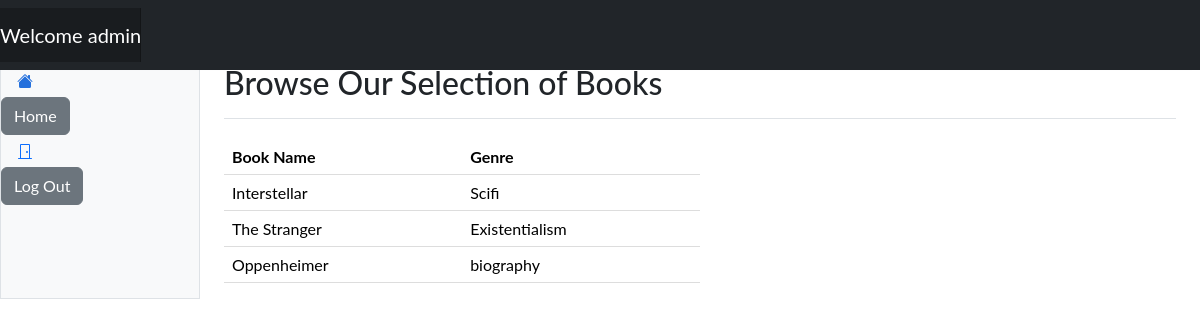
The page /browse/ (signed in) on the database its author committed.
### website/settings/roles.py (models this page shows, shortened)
class User(db.Model, UserMixin):
    id = db.Column(db.Integer, primary_key=True)
    deleted = db.relationship('delete_roles', backref='Admin', foreign_keys='delete_roles.admin_id', uselist=False)
    role = db.Column(db.String(20), nullable=False)
    username = db.Column(db.String(20), nullable=False)
    password = db.Column(db.String(20), nullable=False)

class data_book(db.Model):
    id = db.Column(db.Integer, primary_key=True)
    book_title = db.Column(db.String(20),nullable=False)
    book_genre = db.Column(db.String(20), nullable=False)

### website/routes.py (the view)
@app.route('/browse/', methods=['POST', 'GET'])
def browse():
    books = data_book.query.all()
    return render_template('browse.html', user=current_user, books=books)

### website/routes.py (called while the page is built)
@app.before_request
def create_db():
    db.create_all()

### website/templates/browse.html (shortened to what this page needs)
{% extends "base.html"%}
{% block content %}
<html lang="en" data-bs-theme="auto">
  <head><script src="../assets/js/color-modes.js"></script>
    <link rel="stylesheet" href="https://cdn.jsdelivr.net/npm/@docsearch/css@3">
<link href="../assets/dist/css/bootstrap.min.css" rel="stylesheet">
<header class="navbar sticky-top bg-dark flex-md-nowrap p-0 shadow" data-bs-theme="dark">
  <a class="navbar-brand col-md-3 col-lg-2 me-0 px-3 fs-6 text-white" href="#">Company name</a>
 <nav class="navbar navbar-expand-md navbar-dark fixed-top bg-dark">
        <a class="navbar-brand" href="#">Welcome {{user.username}}</a>
      </nav>
</header>
      <div class="container-fluid">
  <div class="row">
    <div class="sidebar border border-right col-md-3 col-lg-2 p-0 bg-body-tertiary">
      <div class="offcanvas-md offcanvas-end bg-body-tertiary" tabindex="-1" id="sidebarMenu" aria-labelledby="sidebarMenuLabel">
        <div class="offcanvas-body d-md-flex flex-column p-0 pt-lg-3 overflow-y-auto">
          <ul class="nav flex-column">
            <li class="nav-item">
              <a class="nav-link d-flex align-items-center gap-2 active" aria-current="page" href="#">
                <svg class="bi"><use xlink:href="#house-fill"/></svg>
                <a class="btn btn-secondary" href="{{url_for('home_page')}}" role="button"> Home </a>
              </a>
            </li>
          </ul>
          <ul class="nav flex-column mb-auto">
            <li class="nav-item">
              <a class="nav-link d-flex align-items-center gap-2" href="#">
                <svg class="bi"><use xlink:href="#door-closed"/></svg>
                <a class="btn btn-secondary" href="{{url_for('logout')}}" role="button">Log Out</a>
              </a>
            </li>
          </ul>
        </div>
      </div>
    </div>
 <main class="col-md-9 ms-sm-auto col-lg-10 px-md-4">
      <div class="d-flex justify-content-between flex-wrap flex-md-nowrap align-items-center pt-3 pb-2 mb-3 border-bottom">
        <h1 class="h2">Browse Our Selection of Books</h1>
      </div>
        <div class="col-md-6 col-sm-12">
            <table class="table">
                <thead>
                    <tr>
                        <th>Book Name</th>
                        <th>Genre</th>
                    </tr>
                </thead>
                <tbody>
                    {% for book in books %}
                    <tr>
                        <td>{{ book.book_title}}</td>
                        <td>{{ book.book_genre}}</td>
                    </tr>
                    {% endfor %}
                </tbody>
            </table>
        </div>
    </div>
         </div>
    <link href="https://cdn.jsdelivr.net/npm/bootstrap-icons@1.10.5/font/bootstrap-icons.min.css" rel="stylesheet">
    <link href="dashboard.css" rel="stylesheet">
  </head>
{% endblock %}

### website/templates/dashboard.css (style rules this page uses)
.bi { display: inline-block; width: 1rem; height: 1rem; }
.sidebar .nav-link { font-size: .875rem; font-weight: 500; }
.sidebar .nav-link.active { color: #2470dc; }
.navbar-brand { padding-top: .75rem; padding-bottom: .75rem; background-color: rgba(0, 0, 0, .25); box-shadow: inset -1px 0 0 rgba(0, 0, 0, .25); }

### website/templates/browse.html (style rules this page uses)
.bi { vertical-align: -.125em; fill: currentColor; }
body { font-family: "Lato", sans-serif; }
@media screen and (min-width: 768px) { table { width: 100%; border-collapse: collapse; margin-top: 20px; } }
@media screen and (min-width: 768px) { th, td { padding: 12px; text-align: left; border-bottom: 1px solid #ddd; } }
@media screen and (min-width: 768px) { th { background-color: #f2f2f2; } }

### rows shown on the page
User: username "admin"
data_book: book_title "Interstellar", book_genre "Scifi"
data_book: book_title "The Stranger", book_genre "Existentialism"
data_book: book_title "Oppenheimer", book_genre "biography"
